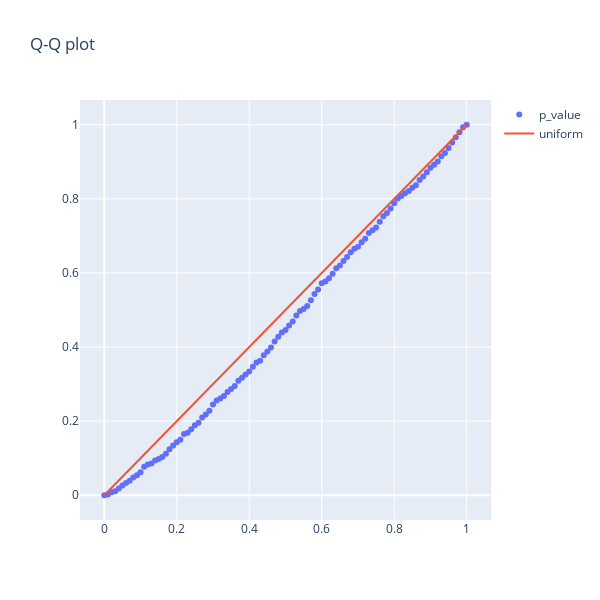

Here is the notebook cell this chart was saved with:
### Markdown cell above
#### Оценка корректности

### Code cell
get_qq_plot(p_values)
